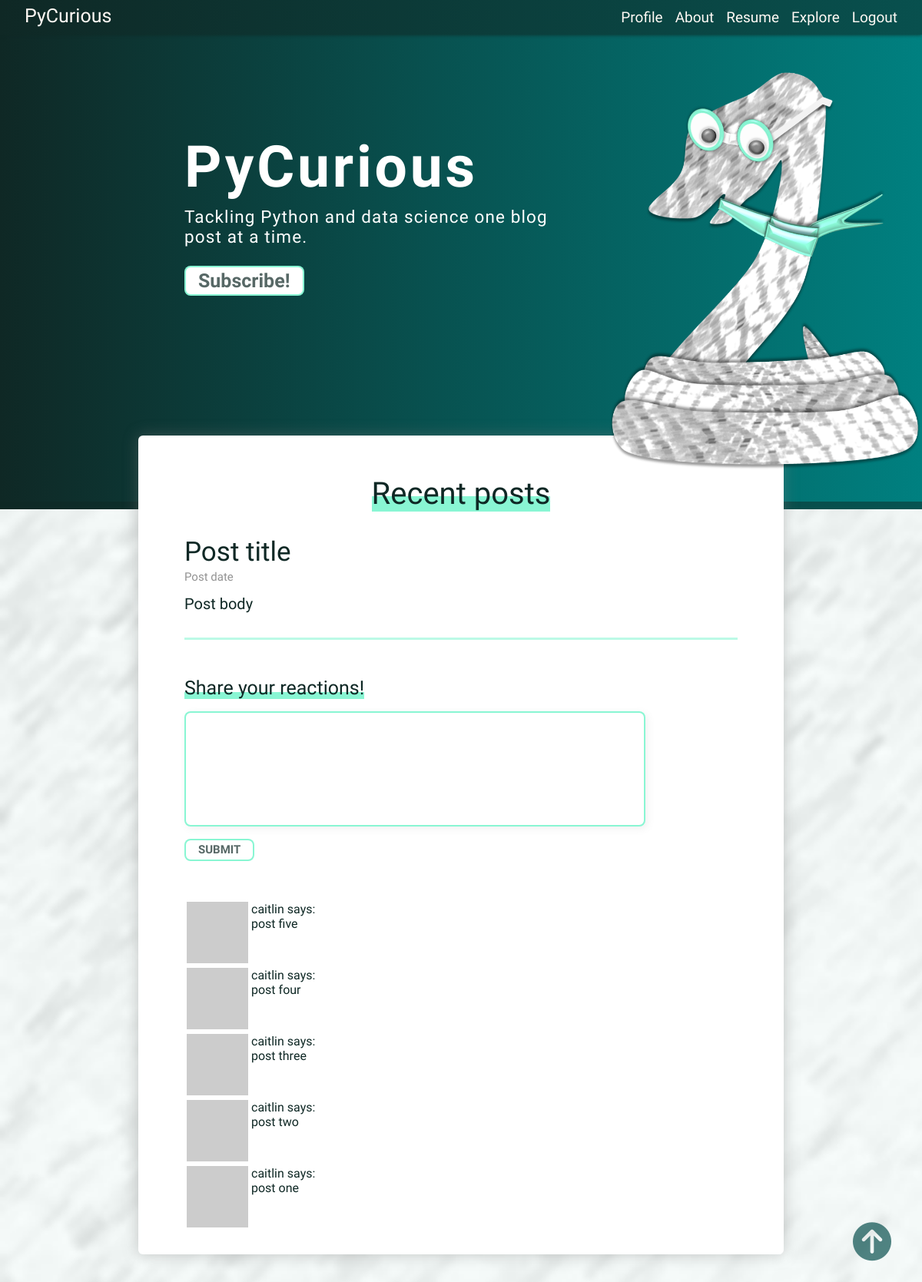
Page /index (signed in) on the committed database.
### app/models.py (models this page shows, shortened)
class Post(db.Model):
	id = db.Column(db.Integer, primary_key=True)
	body = db.Column(db.String(140))
	timestamp = db.Column(db.DateTime, index=True, default=datetime.utcnow)
	user_id = db.Column(db.Integer,db.ForeignKey('user.id'))

class User(UserMixin,db.Model):
	id = db.Column(db.Integer, primary_key=True)
	username = db.Column(db.String(64), index=True, unique=True)
	email = db.Column(db.String(120), index=True,unique=True)
	password_hash = db.Column(db.String(128))
	posts = db.relationship('Post',backref='author',lazy='dynamic')
	about_me = db.Column(db.String(140))
	last_seen = db.Column(db.DateTime, default=datetime.utcnow)
	followed = db.relationship(
		'User', secondary=followers,
		primaryjoin=(followers.c.follower_id == id),
		secondaryjoin=(followers.c.followed_id == id),
		backref = db.backref('followers',lazy='dynamic'),lazy='dynamic'
		)
	def avatar(self,size):
		digest = md5(self.email.lower().encode('utf-8')).hexdigest()
		return 'https://www.gravatar.com/avatar/{}?d=identicon&s={}'.format(digest,size)
	def followed_posts(self):
		followed = Post.query.join(
			followers, (followers.c.followed_id)).filter(
				followers.c.follower_id == self.id)
		own = Post.query.filter_by(user_id=self.id)
		return followed.union(own).order_by(Post.timestamp.desc())

### app/routes.py (the view)
@app.route('/', methods=['GET','POST'])
@app.route('/index', methods=['GET','POST'])
@login_required
def index():
	form = PostForm()
	if form.validate_on_submit():
		post = Post(body=form.post.data, author=current_user)
		db.session.add(post)
		db.session.commit()
		flash('Your post is now live.')
		return redirect(url_for('index'))
	page = request.args.get('page', 1, type=int)
	posts = current_user.followed_posts().paginate(
		page, app.config['POSTS_PER_PAGE'], False)
	next_url = url_for('index', page=posts.next_num) \
		if posts.has_next else None
	prev_url = url_for('index', page=posts.prev_num) \
		if posts.has_prev else None
	return render_template('index.html', title='Home', form=form,
						   posts=posts.items, next_url=next_url,
						   prev_url=prev_url)

### app/forms.py
class PostForm(FlaskForm):
	post = TextAreaField('Share your reactions!', validators = [DataRequired()])
	submit = SubmitField('SUBMIT')

### app/models.py (called while the page is built)
@login.user_loader
def load_user(id):
	return User.query.get(int(id))

### app/routes.py (called while the page is built)
@app.before_request
def before_request():
	if current_user.is_authenticated:
		current_user.last_seen = datetime.utcnow()
		db.session.commit()

### app/templates/index.html (shortened to what this page needs)
{% extends "base.html" %}
{% block content %}
	<div class="index-banner">
		<div class="banner-text">
			<div class="banner-title">PyCurious</div>
			<div class="banner-subtitle">Tackling Python and data science one blog post at a time.</div>
			<div class="call-to-action">Subscribe!</div>
		</div>
		<div class="banner-image">
			<img id="snake-image" src="{{url_for('static', filename='images/snake_trans.png')}}" />
		</div>
	</div>
	<div class="main-container">
		<div class="content-container">
			<div class="section-title">
				Recent posts
			</div>
			<div class="post-content">
				<div class="post-title">
					Post title
				</div>
				<div class="post-date">
					Post date
				</div>
				<div class="post-body">
					Post body
				</div>
			</div>
		</div>
		{% if form %}
		<form class="form-container" action="" method="post">
			<div class="form-label">
				{{ form.post.label }}
			</div>
			<div class="form-input">
				{{ form.post(cols=32, rows=4)}}
			</div>
			<div class="button-standard">
				{{ form.submit }}
			</div>
		</form>
		{% endif %}
		<div class="posts-container">
			{% for post in posts %}
				{% include '_post.html' %}
			{% endfor %}
		</div>
	</div>
{% endblock %}

### app/templates/_post.html
<table>
	<tr valign="top">
		<td>
			<img src="{{ post.author.avatar(36) }}">
		</td>
		<td>
			<a href="{{ url_for('user', username=post.author.username) }}">
				{{ post.author.username }}
			</a>
			 says: <br>{{ post.body }}
		</td>
	</tr>
</table>

### app/static/css/main.css (style rules this page uses)
body { margin: 0px; padding: 0rem; width: 100%; display: flex; flex-direction: column; align-items: center; font-family: sans-serif; background-color: rgb(255,255,255); font-size: 50px; color: rgb(15,40,37); font-family: 'Open Sans Condensed', sans-serif; background-image: url(../images/snake_bg.png); background-repeat: no-repeat; background-size: cover; }
a { text-decoration: none; color: inherit; }
.index-banner { margin: 0 auto; padding: 0.5rem 0 0 0rem; width: 100%; height: 75vh; display: flex; flex-direction: row; align-items: flex-start; justify-content: flex-start; background-image: linear-gradient(to right, rgb(15, 40, 37), teal); border-bottom: 10px solid rgba(15,40,37,0.5); }
.banner-text { margin: 15vh 0 0 20vw; display: flex; flex-direction: column; align-items: flex-start; justify-content: flex-start; color: rgb(255,255,255); text-align: left; }
.banner-title { margin-bottom: 0.5rem; font-size: 1.5em; font-weight: bold; letter-spacing: .05em; }
.banner-subtitle { font-size: .45em; color: rgb(255,255,255); font-weight: lighter; letter-spacing: .05em; }
.call-to-action { margin-top: 1em; padding: 0.2rem 1rem; color: rgba(15,40,37,0.7); font-size: 0.5em; background: rgba(255,255,255,1.0); border: rgba(87, 242, 193,0.7) 2.2px solid; border-radius: 8px; font-weight: bold; }
.banner-image { margin: 5vh 0vw 0 0; padding: 0 0 0 5vw; overflow: visible; position: relative; }
#snake-image { height: 65vh; position: relative; }
.main-container { margin: -6rem auto 3rem auto; padding: 4vh 5vw; width: 60vw; display: flex; flex-direction: column; justify-content: center; align-items: flex-start; background-color: rgba(255,255,255,1); border-radius: 6px; box-shadow: 0px 0px 20px 0px rgba(120,120,120,0.4); }
.content-container { width: 100%; display: flex; flex-direction: column; justify-content: center; align-items: center; }
.section-title { margin: 0px; padding-top: 20px; font-size: 0.8em; background:-webkit-linear-gradient( 90deg, rgba(87, 242, 193,0.7) 30%, rgba(255,255,255,0.0) 10% ); }
.post-content { width: 100%; }
.post-title { padding-top: 2rem; font-size: 0.7em; }
.post-date { padding-top: 0.2rem; font-size: 0.3em; color: rgba(100,100,100,0.7); }
.post-body { padding: 0.7em 0 2rem 0; margin: 0 0 2rem 0; border-bottom: solid 3px rgba(87, 242, 193,0.4); font-size: 0.4em; width: 100%; }
.form-container { display: flex; flex-direction: column; justify-content: space-around; align-items: flex-start; }
.form-label { margin: 0px; padding: 1rem 0 0px 0; font-size: 0.5em; background:-webkit-linear-gradient( 90deg, rgba(87, 242, 193,0.7) 20%, rgba(255,255,255,0.0) 10% ); }
textarea { margin: 1rem 0; padding: 0; width: 50vw; height: 150px; padding: 12px 20px; box-sizing: border-box; border-radius: 8px; border: rgba(87, 242, 193,0.7) 2.2px solid; background-color: rgba(255,255,255,0.); resize: none; box-shadow: 3px 3px 10px 0px rgba(120,120,120,0.1); }
input { margin: 0; padding: 0; font-family: 'Open Sans Condensed', sans-serif; font-size: .3em; font-weight: bold; color: rgba(15,40,37,0.7); }
input[type=submit] { margin: 0; padding: 0.2rem 1rem; background: white; border: rgba(87, 242, 193,0.7) 2.2px solid; border-radius: 8px; }

### rows in the picture
Post: author.username "caitlin", body "post five"
Post: author.username "caitlin", body "post four"
Post: author.username "caitlin", body "post three"
Post: author.username "caitlin", body "post two"
Post: author.username "caitlin", body "post one"
